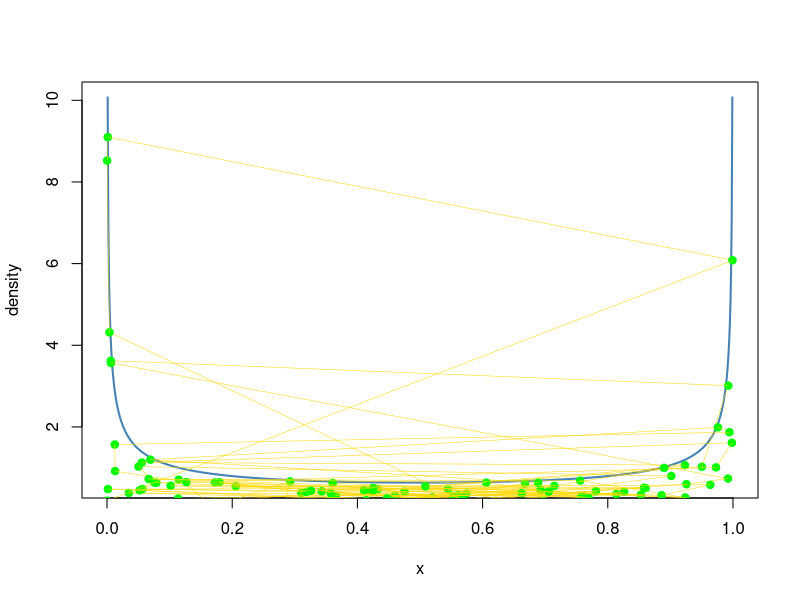

Source code (R):
#graphics
dote=function(x,y) points(x,y,col="green",pch=19,cex=1)
mote=function(x,y,z,w) lines(c(x,z),c(y,w),col="gold",lwd=0.5)

cst=dbeta(0.5,0.5,0.5)*0.5 #normalising constant

#inverting f(x)=d, 2nd degree equation
hitden=function(d) 0.5+0.5*sqrt(1-4*( cst/ max(d,dbeta(0.5,0.5,0.5)))^2)*c(-1,1)
#output
curve(dbeta(x,.5,.5),0,1,ylab="density",lwd=2,col="steelblue",n=1001)
x=runif(1);
u=runif(1)*dbeta(x,0.5,0.5);
dote(x,u)
for (t in 1:100){ #100 slice steps
  bo=hitden(u)
  nx=sample(c(runif(1,0,bo[1]),runif(1,bo[2],1)),1)
  nu=runif(1)*dbeta(nx,0.5,0.5)
  mote(x,u,nx,nu)
  x=nx;
  u=nu;
  dote(x,u)
}